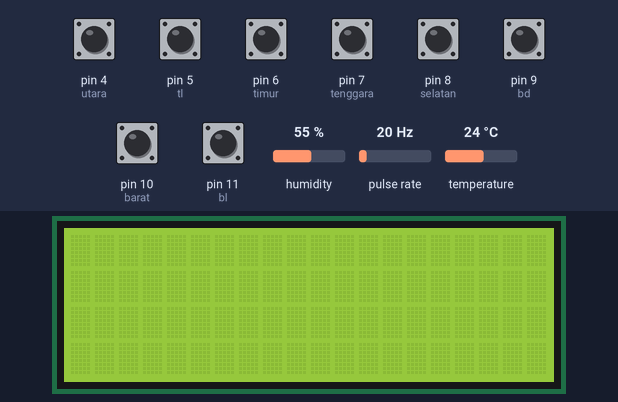
Recording of a sketch running on a simulated Arduino Uno, built with avr-gcc and run on an emulated ATmega328P. Shown: 20×4 character LCD. Wiring (inferred from the names in the program): pulse sensor: data pin 2. The inputs (shaded band) are chosen by the test bench; at power-on: pin 4 (utara), pin 5 (tl), pin 6 (timur), pin 7 (tenggara), pin 8 (selatan), pin 9 (bd), pin 10 (barat), pin 11 (bl) HIGH, pulse rate 20 Hz, humidity 55 %, temperature 24 °C. The local clock reads 2024-03-15 10:24:30 at power-on unless the sketch sets it; no radio packets arrive unless stated; what the sketch prints to the serial monitor is not drawn.

Above: at 1.2 s.
1.3 s: pulse rate (sensor on pin 2) set to 100 Hz
At 11.0 s:
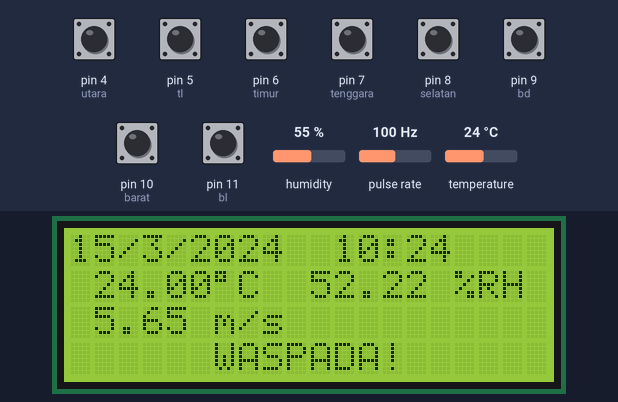
11.8 s: pulse rate (sensor on pin 2) set to 4 Hz
At 21.7 s:
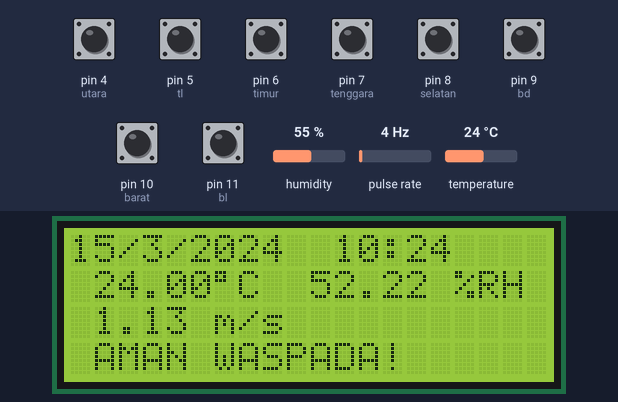
22.0 s: pulse rate (sensor on pin 2) set to 50 Hz
At 31.2 s:
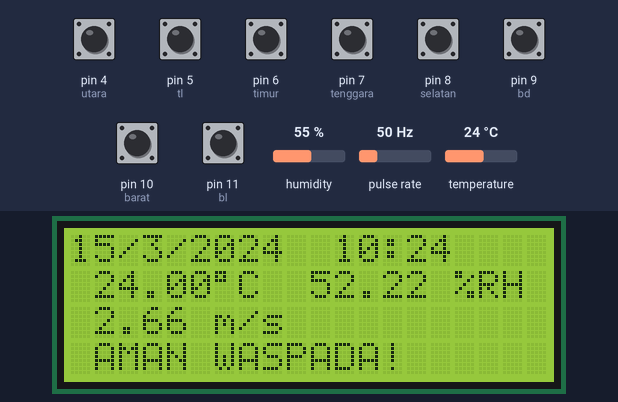
Timing chart, 0 to 32.7 s (numbered marks = the images above; inputs shaded):
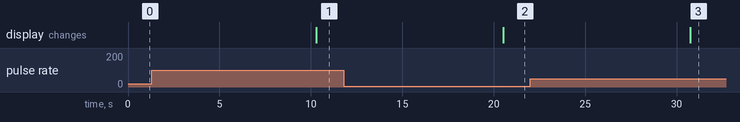

Measured:
- after the input at 1.3 s, the display: changes after 9.0 s (image 1)
- after the input at 11.8 s, the display: changes after 8.7 s (image 2)

The sketch:

com_5.ino
```cpp
// **NODE 1**

#include <LoRa.h>
#include <DHT.h>
#include "RTClib.h"
#include <SPI.h>
#include <ArduinoJson.h>
#include <LiquidCrystal_I2C.h>

LiquidCrystal_I2C lcd(0x27, 20, 4); // set the LCD address to 0x27 for a 16 chars and 2 line display

#define SS 53
#define RST 43
#define DIO0 45

//dht22
#define DHTPIN 3          // what pin we're connected to
#define DHTTYPE DHT22     // DHT 22  (AM2302)
DHT dht(DHTPIN, DHTTYPE); //// Initialize DHT sensor for normal 16mhz Arduino
float Y;
float hum;  //Stores humidity value
float temp; //Stores temperature value

//RTC
RTC_DS3231 rtc;
int hari, bulan, tahun, jam, menit;

//kecepatan_angin
#define windPin 2            // Receive the data from sensor
const float pi = 3.14159265; // pi number
int period = 10000;          // Measurement period (miliseconds)
int delaytime = 0;           // Time between samples (miliseconds)
int radio = 90;              // Distance from center windmill to outer cup (mm)
int jml_celah = 18;          // jumlah celah sensor
unsigned int Sample = 0;     // Sample number
unsigned int counter = 0;    // B/W counter for sensor
unsigned int RPM = 0;        // Revolutions per minute
float speedwind = 0;         // Wind speed (m/s)

//arah_angin
#define utara 4
#define tl 5
#define timur 6
#define tenggara 7
#define selatan 8
#define bd 9
#define barat 10
#define bl 11
String arahAngin = "";

//PENTING UNTUK PENGIRIMAN
int sender = 1;
int count;
StaticJsonDocument<200> doc;
String json_lora;

void setup()
{
  Serial.begin(9600);
  dht.begin();
  // Set the pins windspeed
  pinMode(2, INPUT);
  digitalWrite(2, HIGH);
  //set arah_angin pins
  pinMode(utara, INPUT_PULLUP);
  pinMode(tl, INPUT_PULLUP);
  pinMode(timur, INPUT_PULLUP);
  pinMode(tenggara, INPUT_PULLUP);
  pinMode(selatan, INPUT_PULLUP);
  pinMode(bd, INPUT_PULLUP);
  pinMode(barat, INPUT_PULLUP);
  pinMode(bl, INPUT_PULLUP);

  while (!Serial)
    ;
  Serial.println("Sender Host");

  if (!rtc.begin())
  {
    Serial.println("Couldn't find RTC");
    Serial.flush();
    while (1)
      delay(10);
  }
  if (rtc.lostPower())
  {
    Serial.println("RTC lost power, let's set the time!");
    // When time needs to be set on a new device, or after a power loss, the
    // following line sets the RTC to the date & time this sketch was compiled
    // rtc.adjust(DateTime(F(DATE), F(TIME)));
    // This line sets the RTC with an explicit date & time, for example to set
    // January 21, 2014 at 3am you would call:
    // rtc.adjust(DateTime(2022, 1, 22, 20, 28, 0));
  }

  LoRa.setPins(SS, RST, DIO0);
  if (!LoRa.begin(433E6))
  {
    Serial.println("Starting LoRa Failed!");
    delay(100);
    while (1)
      ;
  }
  lcd.init(); // initialize the lcd
  // Print a message to the LCD.
  lcd.backlight();

  //  delay(100);
}
void loop()
{

  json_lora = "";
  arahAngin = "";

  //Ambil semua data sensor
  DateTime now = rtc.now();
  hari = now.day(), DEC;
  bulan = now.month(), DEC;
  tahun = now.year(), DEC;
  jam = now.hour(), DEC;
  menit = now.minute(), DEC;
  hum = dht.readHumidity();
  temp = dht.readTemperature();
  Y = 0.50 * hum + 24.715;
  angin();
  if (digitalRead(utara) == LOW)
  {
    arahAngin = "utara";
  }
  else if (digitalRead(tl) == LOW)
  {
    arahAngin = "timur laut";
  }
  else if (digitalRead(timur) == LOW)
  {
    arahAngin = "timur";
  }
  else if (digitalRead(tenggara) == LOW)
  {
    arahAngin = "tenggara";
  }
  else if (digitalRead(selatan) == LOW)
  {
    arahAngin = "selatan";
  }
  else if (digitalRead(bd) == LOW)
  {
    arahAngin = "barat daya";
  }
  else if (digitalRead(barat) == LOW)
  {
    arahAngin = "barat";
  }
  else if (digitalRead(bl) == LOW)
  {
    arahAngin = "barat laut";
  }
  // Selesai ambil data

  Serial.println("Kirim dari NODE 2 - Take Off");

  doc["suhu"] = temp;
  doc["kelem"] = Y;
  doc["hari"] = hari;
  doc["bulan"] = bulan;
  doc["tahun"] = tahun;
  doc["kec"] = speedwind;
  doc["arah"] = arahAngin;
  doc["jam"] = jam;
  doc["menit"] = menit;
  serializeJson(doc, json_lora);
  //    Serial.println(json_lora);

  Serial.print(hari);
  Serial.print(" / ");
  Serial.print(bulan);
  Serial.print(" / ");
  Serial.print(tahun);
  Serial.print(" ---- ");
  Serial.print(jam);
  Serial.print(":");
  Serial.println(menit);

  Serial.print("Temperature: ");
  Serial.print(temp);
  Serial.println(" °C ");
  Serial.print("Humidity: ");
  Serial.print(Y);
  Serial.println(" % ");
  Serial.print("Kecepatan angin: ");
  Serial.print(speedwind);
  Serial.println(" [m/s] ");
  Serial.print("Arah angin: ");
  Serial.println(arahAngin);

  LoRa.beginPacket();
  LoRa.write(sender);
  LoRa.print(json_lora);
  LoRa.endPacket();

  lcd.setCursor(0, 0);
  lcd.print(hari);
  lcd.print('/');
  lcd.print(bulan);
  lcd.print('/');
  lcd.print(tahun);
  // lcd.print(" (");
  lcd.setCursor(1, 1);
  lcd.print(temp);
  lcd.setCursor(6, 1);
  lcd.print((char)223);
  lcd.print("C");
  lcd.setCursor(8, 1);
  lcd.print(" ");
  lcd.setCursor(10, 1);
  lcd.print(Y);
  lcd.setCursor(15, 1);
  lcd.print(" %RH");
  lcd.setCursor(1, 2);
  lcd.print(speedwind);
  lcd.setCursor(6, 2);
  lcd.print("m/s");
  lcd.setCursor(11, 0);
  lcd.print(now.hour(), DEC);
  lcd.print(':');
  lcd.println(now.minute(), DEC);
  //    lcd.println();

  if (speedwind > 5)
  {
    lcd.setCursor(6, 3);
    lcd.print("WASPADA!");
    digitalWrite(13, HIGH);
    Serial.println("Angin lebih dari 5");
  }
  else
  {
    lcd.setCursor(1, 3);
    lcd.print("AMAN");
    digitalWrite(13, LOW);
    Serial.println("AMAN");
  }

  //  delay(3000);
}

void angin()
{
  Sample++;
  //  Serial.print(Sample);
  Serial.print(": Start measurement…");
  windvelocity();
  Serial.println(" finished.");
  //  Serial.print("Counter: ");
  //  Serial.print(counter);
  //  Serial.print("; RPM: ");
  RPMcalc();
  //  Serial.print(RPM);
  //  Serial.print("; Wind speed: ");
  WindSpeed();
  //  Serial.print(speedwind);
  //  Serial.print(" [m/s]");
  Serial.println();
}

// Measure wind speed
void windvelocity()
{
  speedwind = 0;
  counter = 0;
  attachInterrupt(0, addcount, CHANGE);
  unsigned long millis();
  long startTime = millis();
  while (millis() < startTime + period)
  {
  }

  detachInterrupt(1);
}

void RPMcalc()
{
  RPM = ((counter / jml_celah) * 60) / (period / 1000); // Calculate revolutions per minute (RPM)
}

void WindSpeed()
{
  speedwind = ((2 * pi * radio * RPM) / 60) / 1000; // Calculate wind speed on m/s
}

void addcount()
{
  counter++;
}
```
